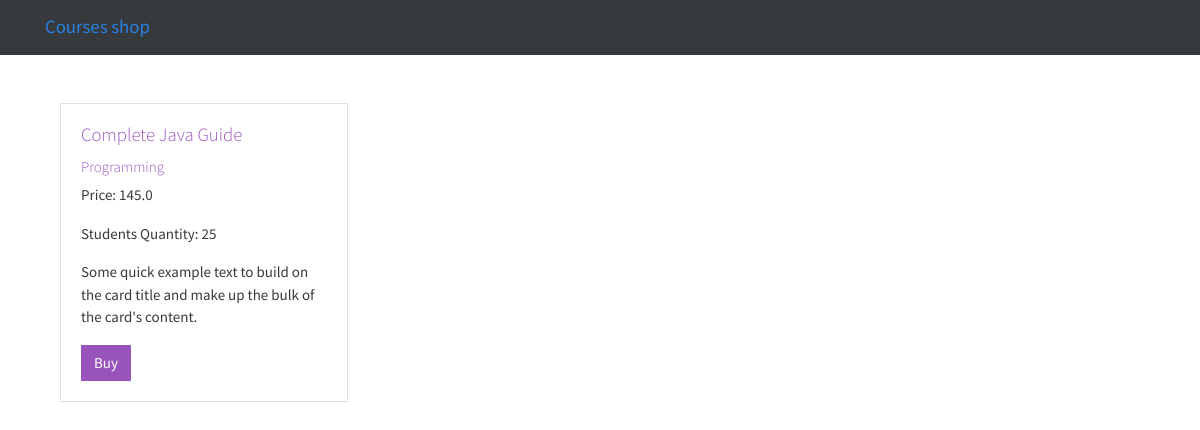
Screenshot of /shop/2 with the database file from the repository.
### shop/models.py (models this page shows, shortened)
class Course(models.Model):
    title = models.CharField(max_length=300)
    price = models.FloatField()
    students_qty = models.IntegerField()
    reviews_qty = models.IntegerField()
    category = models.ForeignKey(Category, on_delete=models.CASCADE)
    created_at = models.DateTimeField(default=timezone.now)

class Category(models.Model):
    title = models.CharField(max_length=255)
    created_at = models.DateTimeField(default=timezone.now)
    def __str__(self) -> str:
        return self.title

### shop/views.py (the view)
# urls.py: path('<int:course_id>', views.single_course, name='single_course')
def single_course(request, course_id):
        course = get_object_or_404(Course, pk=course_id)
        return render(request, 'single_course.html', {'course': course})

### shop/templates/single_course.html (shortened to what this page needs)
{% extends "base.html" %}
{% block content %}
    <div class="container">
        <div class="card mt-5" style="width: 18rem;">
            <div class="card-body">
                <h5 class="card-title text-info">{{ course.title }}</h5>
                <h6 class="text-info">{{ course.category }}</h6>
                <p>Price: {{ course.price }}</p>
                <p>Students Quantity: {{ course.students_qty }}</p>
                <p class="card-text">Some quick example text to build on the card title and make up the bulk of the card's content.</p>
                <a href="#" class="btn btn-info">Buy</a>
            </div>
        </div>
    </div>
{% endblock %}

### rows the page displays
Course: title "Complete Java Guide", category "Programming", price "145.0", students_qty "25"
